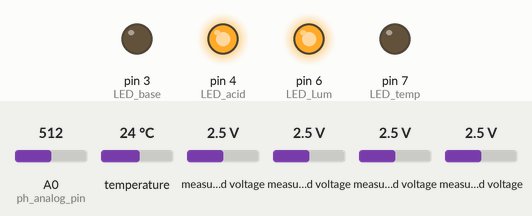
A sketch run on a simulated Arduino Uno, built with avr-gcc and run on an emulated ATmega328P. Parts: output pins drawn as LEDs (lit = HIGH). Inputs (shaded band) come from the test bench; at power-on: temperature 24 °C, A0 (ph_analog_pin) = 512, measured voltage 2.5 V. What the sketch prints to the serial monitor is not drawn.

Above: at 1.2 s.
1.3 s: temperature set to 25.8 °C
At 3.1 s:
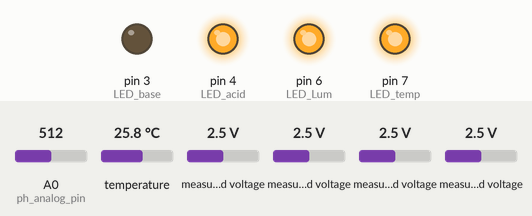
4.1 s: A0 (ph_analog_pin) set to 431
7.4 s: A0 (ph_analog_pin) set to 413
At 11.0 s:
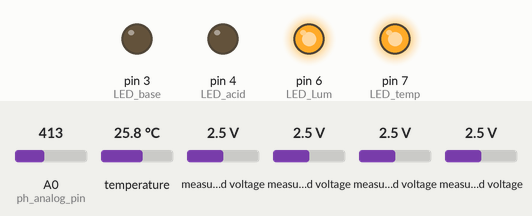
11.3 s: temperature set to 12 °C
At 12.4 s:
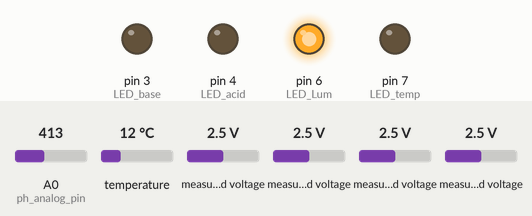
13.1 s: A0 (ph_analog_pin) set to 376
16.4 s: A0 (ph_analog_pin) set to 356
At 19.1 s:
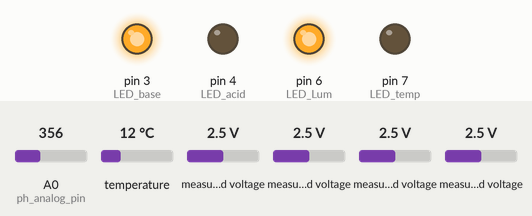
Timing chart, 0 to 20.6 s (numbered marks = the images above; inputs shaded):
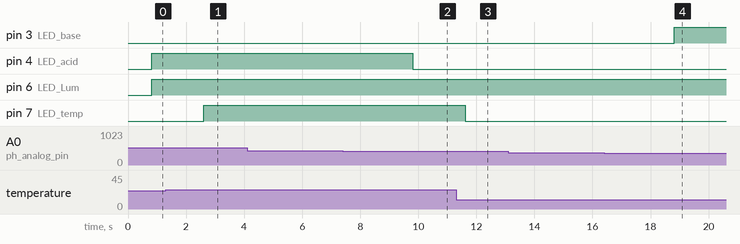

Measured:
- the behaviour switches between 25 and 25.1 °C on temperature (found by bisection; images 0 and 1)
- the behaviour switches between 420 and 419 on A0 (ph_analog_pin) (found by bisection; images 1 and 2)
- the behaviour switches between 367 and 366 on A0 (ph_analog_pin) (found by bisection; images 3 and 4)
- after the input at 1.3 s, pin 7 (LED_temp): LOW → HIGH after 1.3 s
- after the input at 4.1 s, every drawn part: stays the same
- after the input at 7.4 s, pin 4 (LED_acid): HIGH → LOW after 2.4 s
- after the input at 11.3 s, pin 7 (LED_temp): HIGH → LOW after 0.32 s
- after the input at 13.1 s, every drawn part: stays the same
- after the input at 16.4 s, pin 3 (LED_base): LOW → HIGH after 2.4 s

The sketch:

Sensor_selection_calibration_layout.ino
```cpp
// This library is not required in Arduino IDE
//#include <Arduino.h>
// Including the libraries needed to use the Temperature sensor DS18B20
#include <OneWire.h>
#include <DallasTemperature.h>

// Library needed for the ADC Module
#include <Adafruit_ADS1X15.h>

// Initialising the ADC module
Adafruit_ADS1115 eadc;

// LED Pins
int LED_base = 3; // pH <7 (green)
int LED_acid = 4; // pH >7 (red)
// int LED_EC = 5;   // Electrical conductivity < 1.2dS m-1 (yellow)
int LED_Lum = 6;  // Light sensitivity < 3000 Lux (blue)
int LED_temp = 7; // Actuator power on/off (green)

// Initialising the variable needed to collect data from the Phototransistors
int photoSensorValue = 0;
int photoSensorValue2 = 0;
int photoSensorValue3 = 0;
int photoSensorValue4 = 0;

// Variables to store values from the Phototransistors
int PhotoSensor_a0 = 0;
int PhotoSensor_a1 = 0;
int PhotoSensor_a2 = 0;
int PhotoSensor_a3 = 0;

// Different thresholds for different sensors
const float pH_Lthreshold = 6.4;   // Lower Threshold of the pH Sensor
const float pH_Hthreshold = 7.3;   // Higher Threshold of the pH Sensor
const float EC_threshold = 1.2;    //
const float Lum_threshold = 250;   // Phototransistor Threshold
const float temp_threshold = 25.0; // Temperature Sensor Threshold

// Pin for the Temperature sensor
#define temp_bus_pin 2
// Analog pin for the pH sensor
#define ph_analog_pin A0
// Total sample size to collect in every loop
#define sampleSize 10
// Creating an instance of the OneWire object, this is used for any device that uses 1-wire bus system, developed by Dallas Semiconductor Corp.
OneWire oneWire(temp_bus_pin);
// Passing the reference of the oneWire object to DallasTemperature
DallasTemperature sensors(&oneWire);
// Creating an array which will be used to store the sample voltage values from the pH sensor
float samples[int(sampleSize)];
// An offset value for the pH sensor determined using the method described in the manufacuterer's website, link: https://wiki.dfrobot.com/PH_meter_SKU__SEN0161_
float calibrationOffset = 0.13;

void setup()
{
  // Starting serial port with baud rate of 9600
  Serial.begin(9600);
  // Configuring the reference voltage for analog inputs as DEFAULT, which is 5V for Arduino mega
  analogReference(DEFAULT);
  // Starting up the temperature sensor library
  sensors.begin();
  // Starting the ADC Module
  eadc.begin();

	// Initialising all the LEDs
  pinMode(LED_base, OUTPUT);
  pinMode(LED_acid, OUTPUT);
  // pinMode(LED_EC, OUTPUT);
  pinMode(LED_Lum, OUTPUT);
  pinMode(LED_temp, OUTPUT);

  //By default all the pumps are turned off / all LEDs are off
  digitalWrite(LED_base, LOW);
  digitalWrite(LED_acid, LOW);
  // digitalWrite(LED_EC, LOW);
  digitalWrite(LED_Lum, LOW);
  digitalWrite(LED_temp, LOW);
}

// Function to convert the analog voltage value to digital from the pH sensor according to the manufacturer's website
float voltageReader()
{
  float sensorVoltage = analogRead(ph_analog_pin) * 5.0 / 1024;
  return sensorVoltage;
}

// Function to store the sample values to the array from the pH sensor
void sampling()
{
  int index = 0;
  while (index < int(sampleSize))
  {
    samples[index] = voltageReader();

    index++;
  }
}

// Function to calculate the final pH value
float phCalculator(float array[])
{
  // Calculating the average from the sample values
  float sum = 0;
  int index;
  for (index = 0; index < int(sampleSize); index++)
  {
    sum = sum + array[index];
  }
  float sampleAvg = float(sum / float(sampleSize));
  // Calculating the final pH value using the formula used in the manufacturer's website
  float ph = sampleAvg * 3.5 + calibrationOffset;
  return ph;
}

// Function to retrieve the temperature value from the temperature sensor
float tempMeasurement()
{
  // Requesting for the temperature value
  sensors.requestTemperatures();
  // Returning the value by index 0, because it is possible to have more than one sensor on the same bus
  return sensors.getTempCByIndex(0);
}

// Function to map sensor analogue readings to current values in units of microampere
int mp(int x)
{
  int y;
  y = map(x, 0, 28000, 0, 500);
  return y;
}

// Function to get the values for the Phototransistor, taking the ADC pin number as the argument
int getPhotoSensorValue(int pin) {
	int value = eadc.readADC_SingleEnded(pin);
	int mappedValue = mp(value);
	return mappedValue;
}

void loop()
{
  // Simplified Phototransistor + ADC code
	// Pin 0
	PhotoSensor_a0 = getPhotoSensorValue(0);
	int Lum_value = PhotoSensor_a0;
	Serial.print("A0:");
  Serial.print(PhotoSensor_a0); // Prints the values coming from the sensor on the screen
  Serial.print(" microAmp; ");
	// Pin 1
	PhotoSensor_a1 = getPhotoSensorValue(1);
	Serial.print("A1:");
  Serial.print(PhotoSensor_a1); // Prints the values coming from the sensor on the screen
  Serial.print(" microAmp; ");
	// Pin 2
	PhotoSensor_a2 = getPhotoSensorValue(2);
	Serial.print("A2:");
  Serial.print(PhotoSensor_a2); // Prints the values coming from the sensor on the screen
  Serial.print(" microAmp; ");
	// Pin 3
	PhotoSensor_a3 = getPhotoSensorValue(3);
	Serial.print("A3:");
  Serial.print(PhotoSensor_a3); // Prints the values coming from the sensor on the screen
  Serial.print(" microAmp; ");

	// Phototransistor + ADC code
  // photoSensorValue = eadc.readADC_SingleEnded(0); // Reading the value of the Phototransistor connected to the ADC Pin 0
  // Serial.println(photoSensorValue);
  // int a0;
  // a0 = mp(photoSensorValue);	// Final mapped value from the Phototransistor
  // int Lum_value = a0;
  // Serial.print("A0:");
  // Serial.print(a0); // Prints the values coming from the sensor on the screen
  // Serial.print(" microAmp; ");

  // photoSensorValue2 = eadc.readADC_SingleEnded(1); // Reading the value of the Phototransistor connected to the ADC Pin 1 (Currently unused)
  // int a1;
  // a1 = mp(photoSensorValue2);	// Final mapped value from the Phototransistor
  // Serial.print("A1:");
  // Serial.print(a1);
  // Serial.print(" microAmp; ");

  // photoSensorValue3 = eadc.readADC_SingleEnded(2); // Reading the value of the Phototransistor connected to the ADC Pin 2 (Currently unused)
  // int a2;
  // a2 = mp(photoSensorValue3);	// Final mapped value from the Phototransistor
  // Serial.print("A2:");
  // Serial.print(a2);
  // Serial.print(" microAmp; ");

  // photoSensorValue4 = eadc.readADC_SingleEnded(3); // Reading the value of the Phototransistor connected to the ADC Pin 3 (Currently unused)
  // int a3;
  // a3 = mp(photoSensorValue4);	// Final mapped value from the Phototransistor
  // Serial.print("A3:");
  // Serial.print(a3);
  // Serial.println(" microAmp");

	// pH sensor code
  sampling();
  float phValue = phCalculator(samples);
  float tempValue = tempMeasurement();
  Serial.print("pH = ");

  Serial.print(phValue);
  Serial.print(", Temp = ");
  Serial.print(tempValue);
  Serial.println("*C");

  // LED Code
	// pH Sensor
  if (phValue < pH_Lthreshold)
  {
    digitalWrite(LED_base, HIGH); // Pump/LED is turned on. If pH < 6.5 the solution is too acidic, a base needs to be pumped in
    digitalWrite(LED_acid, LOW);  // the acid pump is turned off
  }
  else if (phValue > pH_Hthreshold)
  {
    digitalWrite(LED_base, LOW);  // the base pump is turned off
    digitalWrite(LED_acid, HIGH); // Pump/LED is turned on. If pH > 7.5 the solution is too alkaline, an acid needs to be pumped in
  }
  else
  {
    digitalWrite(LED_base, LOW); // if  6.5 < pH > 7.5  , pump is turned off
    digitalWrite(LED_acid, LOW); // if  6.5 < pH > 7.5  , pump is turned off
  }

	// Unused code of Electrical conductivity
  //if (EC_value < EC_threshold) {
  //digitalWrite(LED_EC, HIGH); // if electical conductivity < 1.2, the nutrient solution pump is switched on
  //}
  //else {
  //digitalWrite(LED_EC, LOW); // if electical conductivity > 1.2,the nutrient solution pump is switched off
  //}

	// Phototransistor
  if (Lum_value < Lum_threshold)
  {
    digitalWrite(LED_Lum, HIGH); // if Luminosity < specified threshold, the LED is switched on
  }
  else
  {
    digitalWrite(LED_Lum, LOW); //  if Luminosity > specified threshold,the LED is switched off
  }

	// Temperature sensor
  if (tempValue > temp_threshold)
  {
    digitalWrite(LED_temp, HIGH); // if temperature > specified threshold, the LED is switched on
  }
  else
  {
    digitalWrite(LED_temp, LOW); // if temperature < specified threshold, the LED is switched on
  }

  delay(1000);
}
```
